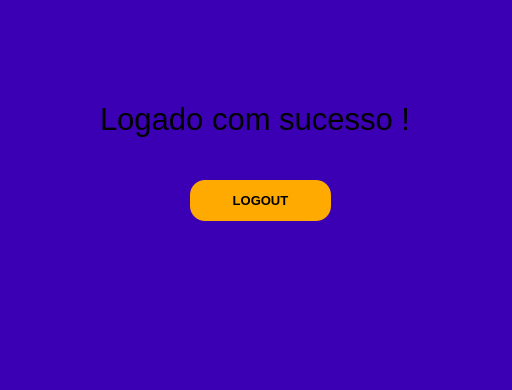
<?xml version="1.0" encoding="UTF-8"?>
<ui version="4.0">
 <class>MainWindow</class>
 <widget class="QMainWindow" name="MainWindow">
  <property name="geometry">
   <rect>
    <x>0</x>
    <y>0</y>
    <width>512</width>
    <height>390</height>
   </rect>
  </property>
  <property name="windowTitle">
   <string>MainWindow</string>
  </property>
  <property name="styleSheet">
   <string notr="true">background-color: rgb(60, 0, 180);</string>
  </property>
  <widget class="QWidget" name="centralwidget">
   <widget class="QLabel" name="label">
    <property name="geometry">
     <rect>
      <x>100</x>
      <y>100</y>
      <width>312</width>
      <height>37</height>
     </rect>
    </property>
    <property name="font">
     <font>
      <pointsize>23</pointsize>
      <weight>50</weight>
      <bold>false</bold>
      <kerning>true</kerning>
     </font>
    </property>
    <property name="text">
     <string>Logado com sucesso !!</string>
    </property>
   </widget>
   <widget class="QPushButton" name="pushButton">
    <property name="geometry">
     <rect>
      <x>190</x>
      <y>180</y>
      <width>141</width>
      <height>41</height>
     </rect>
    </property>
    <property name="font">
     <font>
      <family>Arial</family>
      <pointsize>10</pointsize>
      <weight>75</weight>
      <bold>true</bold>
     </font>
    </property>
    <property name="styleSheet">
     <string notr="true">background-color: rgb(255, 170, 0);
border-style: outset;
border-radius: 15px;</string>
    </property>
    <property name="text">
     <string>LOGOUT</string>
    </property>
   </widget>
  </widget>
  <widget class="QMenuBar" name="menubar">
   <property name="geometry">
    <rect>
     <x>0</x>
     <y>0</y>
     <width>512</width>
     <height>21</height>
    </rect>
   </property>
  </widget>
  <widget class="QStatusBar" name="statusbar"/>
 </widget>
 <resources/>
 <connections/>
</ui>
